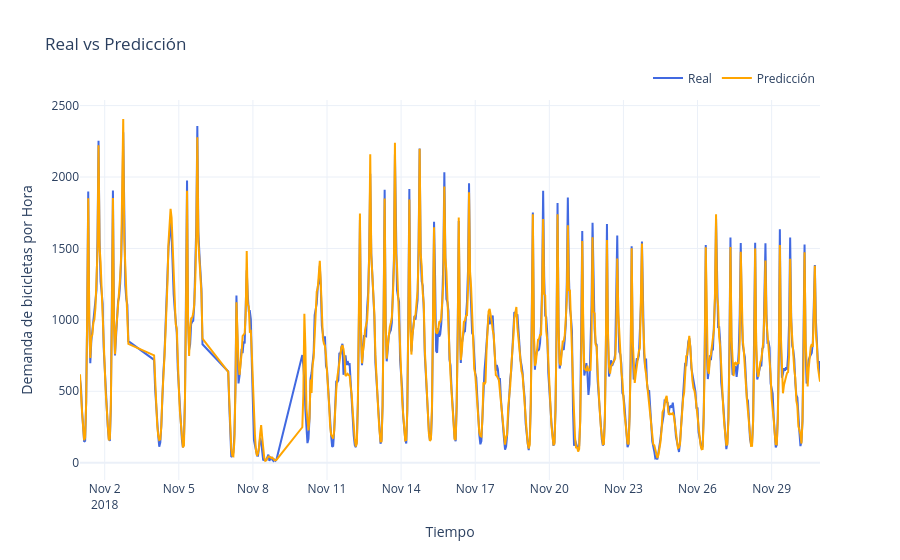

Notebook cell for this chart:
### Markdown cell above
Modelo Random Forest

### Code cell
# Entrenar modelo Random Forest
RF_model = RandomForestRegressor(random_state=42)
RF_model.fit(X_train, y_train)
y_pred_RF_train = RF_model.predict(X_train)
y_pred_RF_test = RF_model.predict(X_test)

# Evaluar modelo
metrics_RF = eval_regression(y_test, y_pred_RF_test, y_train, y_pred_RF_train, times=times_test)

print(metrics_RF)

### Figure 1 — Plotly figure (JSON) as saved in the notebook; plotly's stock layout.template omitted (floating-point values rounded to 4 significant figures; data arrays with more than 128 entries replaced by an {"elided": "..."} marker saying what was removed)
{"data": [{"line": {"color": "royalblue"}, "mode": "lines", "name": "Real", "type": "scatter", "x": {"elided": "648 str values"}, "y": {"elided": "648 int values"}}, {"line": {"color": "orange"}, "mode": "lines", "name": "Predicción", "type": "scatter", "x": {"elided": "648 str values"}, "y": {"elided": "648 float values"}}], "layout": {"legend": {"orientation": "h", "x": 1, "xanchor": "right", "y": 1.02, "yanchor": "bottom"}, "title": {"text": "Real vs Predicción"}, "xaxis": {"title": {"text": "Tiempo"}}, "yaxis": {"title": {"text": "Demanda de bicicletas por Hora"}}}}
